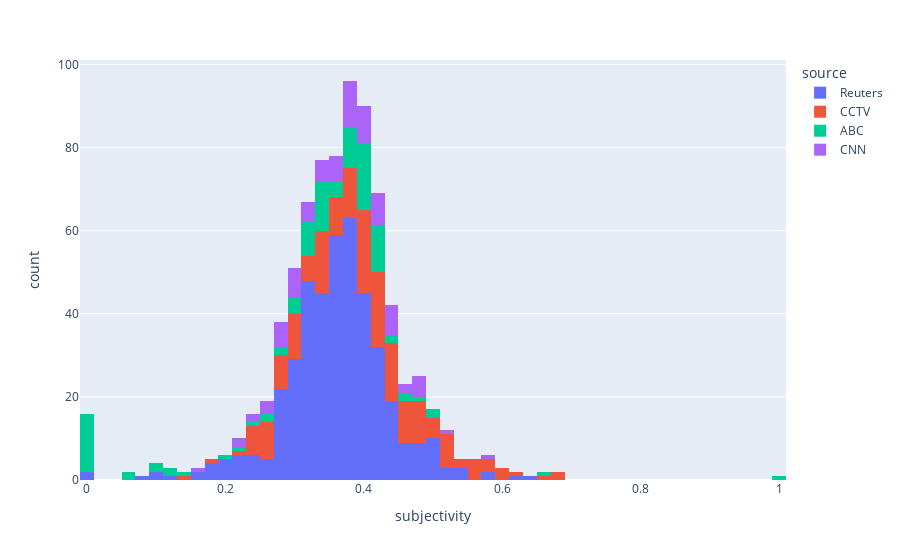

Notebook cell for this chart:
### Code cell
fig = px.histogram(df, x='subjectivity', color='source', nbins=100)
fig.show()

### Figure 1 — Plotly figure (JSON) as saved in the notebook; plotly's stock layout.template omitted (floating-point values rounded to 4 significant figures; data arrays with more than 128 entries replaced by an {"elided": "..."} marker saying what was removed)
{"data": [{"alignmentgroup": "True", "bingroup": "x", "hovertemplate": "source=Reuters<br>subjectivity=%{x}<br>count=%{y}<extra></extra>", "legendgroup": "Reuters", "marker": {"color": "#636efa"}, "name": "Reuters", "nbinsx": 100, "offsetgroup": "Reuters", "orientation": "v", "showlegend": true, "type": "histogram", "x": {"elided": "434 float values"}, "xaxis": "x", "yaxis": "y"}, {"alignmentgroup": "True", "bingroup": "x", "hovertemplate": "source=CCTV<br>subjectivity=%{x}<br>count=%{y}<extra></extra>", "legendgroup": "CCTV", "marker": {"color": "#EF553B"}, "name": "CCTV", "nbinsx": 100, "offsetgroup": "CCTV", "orientation": "v", "showlegend": true, "type": "histogram", "x": {"elided": "182 float values"}, "xaxis": "x", "yaxis": "y"}, {"alignmentgroup": "True", "bingroup": "x", "hovertemplate": "source=ABC<br>subjectivity=%{x}<br>count=%{y}<extra></extra>", "legendgroup": "ABC", "marker": {"color": "#00cc96"}, "name": "ABC", "nbinsx": 100, "offsetgroup": "ABC", "orientation": "v", "showlegend": true, "type": "histogram", "x": [0.322, 0.4052, 0.3046, 0.3192, 0.4276, 0.4154, 0.418, 0.125, 0.3784, 0.3973, 0.2408, 0.3753, 0.3738, 0.441, 0.4288, 0.4535, 0.363, 0.3373, 0.3989, 0.3394, 0.06667, 0, 0.3959, 0.4868, 0.5, 0.382, 0.4166, 0.4, 0.25, 0, 0.3897, 0.4066, 0, 0.05, 0.2, 0.1125, 1, 0.3408, 0.2815, 0.3144, 0.1, 0.4659, 0.6667, 0.384, 0.3559, 0, 0.1444, 0.3287, 0, 0.3224, 0.3398, 0.2935, 0.3731, 0.3479, 0.3427, 0.3407, 0, 0.4, 0.4965, 0.3425, 0.3371, 0.3892, 0.3333, 0.2889, 0.3564, 0.4, 0, 0.4, 0.4226, 0.299, 0.4243, 0, 0.3956, 0.3142, 0.4032, 0.2993, 0, 0.4247, 0.4007, 0.2607, 0.4201, 0.4462, 0.3749, 0.3176, 0.405, 0.3333, 0.3828, 0.3154, 0.4085, 0.4068, 0.4096, 0, 0.4187, 0.1, 0.2167, 0.3632, 0, 0.4112, 0, 0, 0, 0.3482], "xaxis": "x", "yaxis": "y"}, {"alignmentgroup": "True", "bingroup": "x", "hovertemplate": "source=CNN<br>subjectivity=%{x}<br>count=%{y}<extra></extra>", "legendgroup": "CNN", "marker": {"color": "#ab63fa"}, "name": "CNN", "nbinsx": 100, "offsetgroup": "CNN", "orientation": "v", "showlegend": true, "type": "histogram", "x": [0.3613, 0.3989, 0.3037, 0.368, 0.1575, 0.432, 0.4137, 0.2479, 0.3058, 0.4443, 0.2785, 0.2141, 0.4292, 0.3439, 0.2672, 0.4226, 0.2774, 0.4851, 0.4084, 0.309, 0.3273, 0.4111, 0.2781, 0.3629, 0.4154, 0.3897, 0.3718, 0.3689, 0.391, 0.485, 0.4113, 0.3826, 0.2905, 0.2719, 0.2111, 0.4391, 0.3666, 0.4303, 0.4795, 0.265, 0.3198, 0.3393, 0.383, 0.3379, 0.2478, 0.3118, 0.4103, 0.4762, 0.329, 0.4017, 0.2811, 0.5752, 0.2954, 0.344, 0.396, 0.426, 0.3938, 0.3974, 0.3882, 0.4099, 0.4378, 0.464, 0.3846, 0.3487, 0.375, 0.3655, 0.3765, 0.3889, 0.4066, 0.437, 0.3266, 0.2579, 0.4395, 0.518, 0.2925, 0.2727, 0.4871, 0.379, 0.2909, 0.377, 0.4533], "xaxis": "x", "yaxis": "y"}], "layout": {"barmode": "relative", "legend": {"title": {"text": "source"}, "tracegroupgap": 0}, "margin": {"t": 60}, "xaxis": {"anchor": "y", "domain": [0, 1], "title": {"text": "subjectivity"}}, "yaxis": {"anchor": "x", "domain": [0, 1], "title": {"text": "count"}}}}
